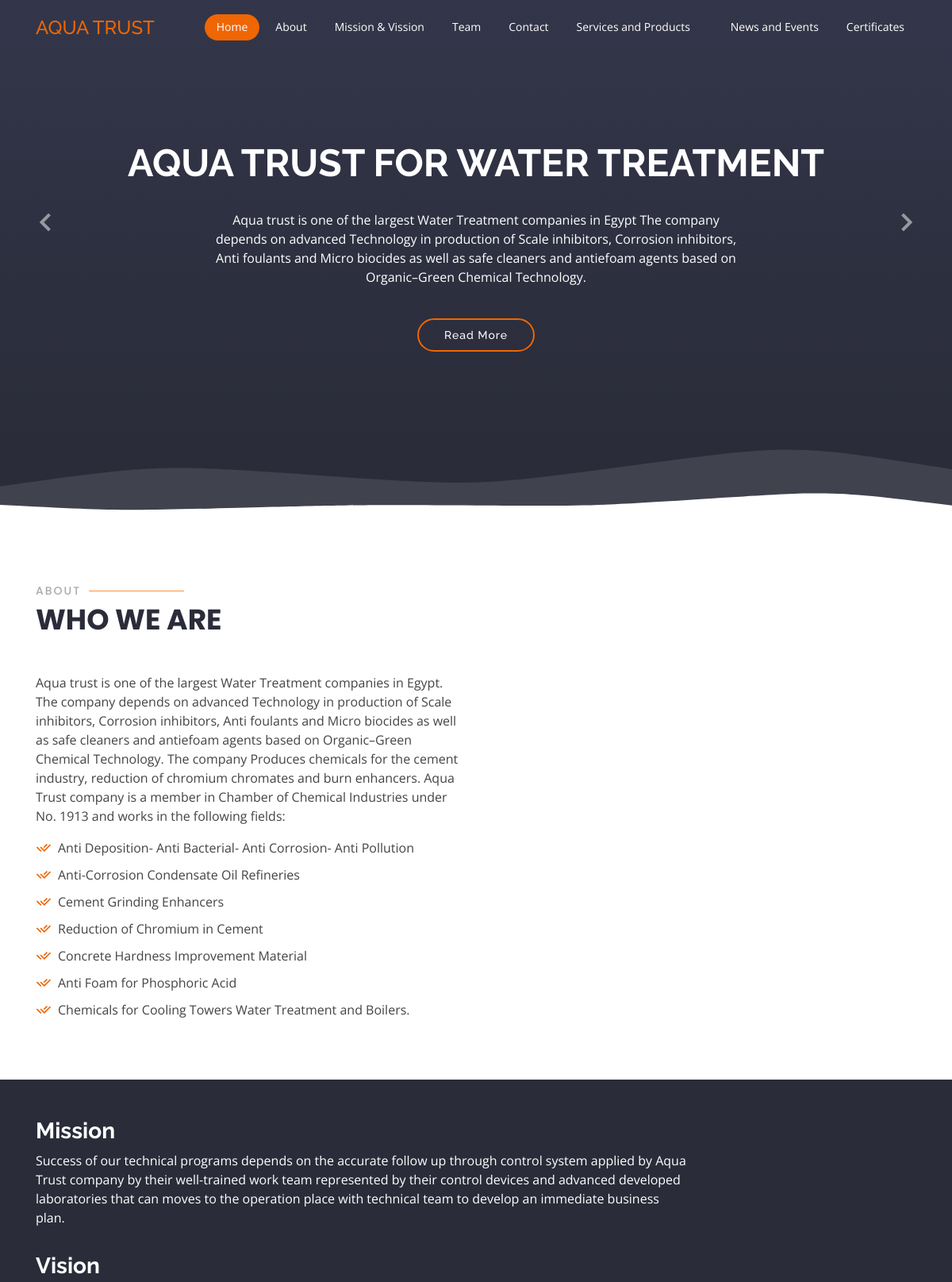
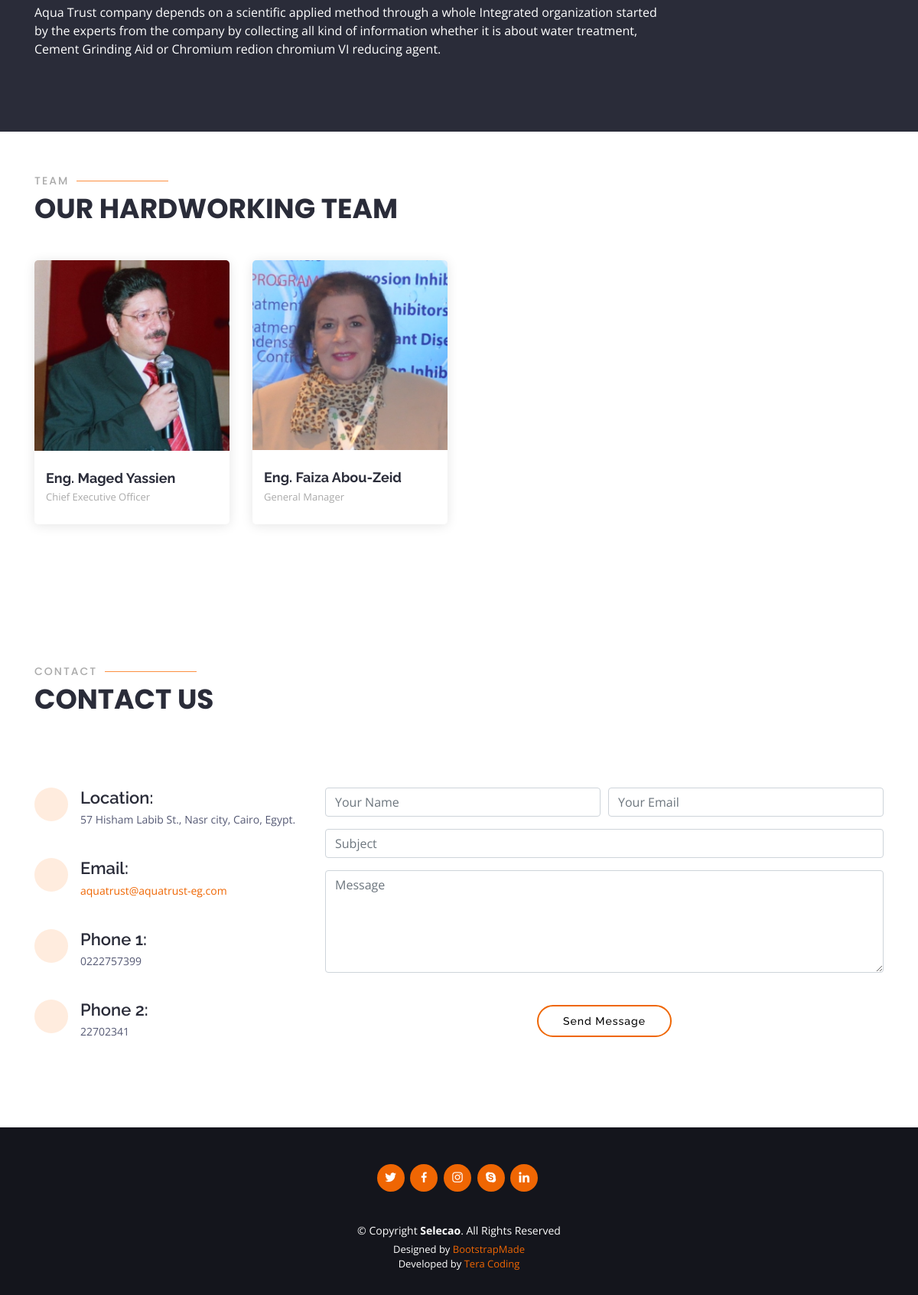
/View/Client/index.php, run on the app's committed database (2 pictures, top to bottom).
### tables this page shows
CREATE TABLE `HomePage` (
  `About` varchar(5000) NOT NULL,
  `Mission` varchar(5000) NOT NULL,
  `Vision` varchar(5000) NOT NULL,
  `ID` int(11) NOT NULL
);

CREATE TABLE `aboutusItems` (
  `ID` int(11) NOT NULL,
  `Title` varchar(5000) NOT NULL
);

### Shared/Database/DatabaseConnect.php (called while the page is built, shortened)
<?php
class DatabaseConnect{
    private $Host = "localhost";
    private $username = "root";
    private $password = "";
    private $Database = "aquatrust";
    private $Object = null;
    public function __construct()
    {
        $this->Object = new mysqli($this->Host , $this->username , $this->password , $this->Database);
    }
    public function execute($sql){
        return $this->Object->query($sql);
    }
}

### View/Client/index.php (the view, shortened to what this page needs)
<?php
  include_once("../../Shared/Database/DatabaseConnect.php");
  $sql = "SELECT * FROM `HomePage`";
  $Database = new DatabaseConnect();
  $Result = $Database->execute($sql);
  if ($Result->num_rows > 0){
      $row = mysqli_fetch_array($Result);
  }
  $sql = "SELECT * FROM `aboutusItems`";
  $Result2 = $Database->execute($sql);
?>
<!DOCTYPE html>
<html lang="en">
<head>
  <link href="assets/vendor/bootstrap/css/bootstrap.min.css" rel="stylesheet">
  <link href="assets/vendor/icofont/icofont.min.css" rel="stylesheet">
  <link href="assets/vendor/boxicons/css/boxicons.min.css" rel="stylesheet">
  <link href="assets/vendor/animate.css/animate.min.css" rel="stylesheet">
  <link href="assets/vendor/remixicon/remixicon.css" rel="stylesheet">
  <link href="assets/vendor/line-awesome/css/line-awesome.min.css" rel="stylesheet">
  <link href="assets/vendor/venobox/venobox.css" rel="stylesheet">
  <link href="assets/vendor/owl.carousel/assets/owl.carousel.min.css" rel="stylesheet">
  <link href="assets/vendor/aos/aos.css" rel="stylesheet">
  <link href="assets/css/style.css" rel="stylesheet">
</head>
<body>
  <header id="header" class="fixed-top d-flex align-items-center  header-transparent ">
    <div class="container d-flex align-items-center">
      <div class="logo mr-auto">
        <a href="index.php"><h4 class="pt-2">AQUA TRUST</h4></a>
      </div>
      <nav class="nav-menu d-none d-lg-block">
        <ul>
          <li class="active"><a href="index.php">Home</a></li>
          <li><a href="#about">About</a></li>
          <li><a href="#mission">Mission &amp; Vission</a></li>
          <li><a href="#team">Team</a></li>
          <li><a href="#contact">Contact</a></li>
          <li class="drop-down"><a href="">Services and Products</a>
          </li>
          <li><a href="News.php">News and Events</a></li>
          <li><a href="Certificates.php">Certificates</a></li>
        </ul>
      </nav>
    </div>
  </header>
  <section id="hero" class="d-flex justify-cntent-center align-items-center">
    <div id="heroCarousel" class="container carousel carousel-fade" data-ride="carousel">
      <div class="carousel-item active">
        <div class="carousel-container">
          <h2 class="animated fadeInDown">AQUA TRUST FOR WATER TREATMENT</span></h2>
          <p class="animated fadeInUp">Aqua trust is one of the largest Water Treatment companies in Egypt The company depends on advanced Technology in production of Scale inhibitors, Corrosion inhibitors, Anti foulants and Micro biocides as well as safe cleaners and antiefoam agents based on Organic–Green Chemical Technology. </p>
          <a href="#about" class="btn-get-started animated fadeInUp scrollto">Read More</a>
        </div>
      </div>
      <a class="carousel-control-prev" href="#heroCarousel" role="button" data-slide="prev">
        <span class="carousel-control-prev-icon bx bx-chevron-left" aria-hidden="true"></span>
      </a>
      <a class="carousel-control-next" href="#heroCarousel" role="button" data-slide="next">
        <span class="carousel-control-next-icon bx bx-chevron-right" aria-hidden="true"></span>
      </a>
    </div>
  </section>
  <div class="hero-waves">
    <svg width="100%" height="100%" version="1.1" xmlns="http://www.w3.org/2000/svg" class="wave">
      <defs></defs>
      <path id="wave1" d="" />
    </svg>
    <svg width="100%" height="100%" version="1.1" xmlns="http://www.w3.org/2000/svg" class="wave">
      <defs></defs>
      <path id="wave2" d="" />
    </svg>
  </div>
  <main id="main">
    <section id="about" class="about">
      <div class="container">
        <div class="section-title" data-aos="zoom-out">
          <h2>About</h2>
          <p>Who we are</p>
        </div>
        <div class="row content" data-aos="fade-up">
          <div class="col-lg-6">
            <p>
                <?php
                  echo $row['About'];
                ?>
            </p>
            <ul>
              <?php
                if ($Result2->num_rows > 0){
                  while ($row2= mysqli_fetch_array($Result2)) {
                    ?>
                    <li><i class="ri-check-double-line"></i><?php echo $row2['Title'] ?></li>
                    <?php
                  }
                }
              ?>
            </ul>
          </div>
        </div>
      </div>
    </section>
    <section id="mission" class="cta pt-5">
      <div class="container">
        <div class="row" data-aos="zoom-out">
          <div class="col-lg-9 text-center text-lg-left">
            <h3>Mission</h3>
            <p> <?php echo $row['Mission'] ?> </p>
          </div>
        </div>
        <div class="row mt-3" data-aos="zoom-out">
          <div class="col-lg-9 text-center text-lg-left">
            <h3>Vision</h3>
            <p> <?php echo $row['Vision'] ?> </p>
          </div>
        </div>
      </div>
    </section>
    <section id="team" class="team md-5">
      <div class="container">
        <div class="section-title" data-aos="zoom-out">
          <h2>Team</h2>
          <p>Our Hardworking Team</p>
        </div>
        <div class="row">
          <div class="col-lg-3 col-md-6 d-flex align-items-stretch">
            <div class="member" data-aos="fade-up">
              <div class="member-img">
                <img src="../../Images/Team/maged.JPG" class="img-fluid" alt="">
              </div>
              <div class="member-info">
                <h4>Eng. Maged Yassien</h4>
                <span>Chief Executive Officer</span>
              </div>
            </div>
          </div>
          <div class="col-lg-3 col-md-6 d-flex align-items-stretch">
            <div class="member" data-aos="fade-up" data-aos-delay="100">
              <div class="member-img">
                <img src="../../Images/Team/fayza.JPG" class="img-fluid" alt="">
              </div>
              <div class="member-info">
                <h4>Eng. Faiza Abou-Zeid</h4>
                <span>General Manager</span>
              </div>
            </div>
          </div>
        </div>
      </div>
    </section>
    <section id="contact" class="contact mt-5">
      <div class="container">
        <div class="section-title" data-aos="zoom-out">
          <h2>Contact</h2>
          <p>Contact Us</p>
        </div>
        <div class="row mt-5">
          <div class="col-lg-4" data-aos="fade-right">
            <div class="info">
              <div class="address">
                <i class="icofont-google-map"></i>
                <h4>Location:</h4>
                <p>57 Hisham Labib St., Nasr city, Cairo, Egypt.</p>
              </div>
              <div class="email">
                <i class="icofont-envelope"></i>
                <h4>Email:</h4>
                <p><a href="mailto:aquatrust@aquatrust-eg.com">aquatrust@aquatrust-eg.com</a></p>
              </div>
              <div class="phone">
                <i class="icofont-phone"></i>
                <h4>Phone 1:</h4>
                <p>0222757399</p>
              </div>
              <div class="phone">
                <i class="icofont-phone"></i>
                <h4>Phone 2:</h4>
                <p>22702341</p>
              </div>
            </div>
          </div>
          <div class="col-lg-8 mt-5 mt-lg-0" data-aos="fade-left">
            <form action="../../Controller/ContactController.php" method="post" role="form">
              <div class="form-row">
                <div class="col-md-6 form-group">
                  <input type="text" name="name" class="form-control editInput" id="name" placeholder="Your Name" data-rule="minlen:4" data-msg="Please enter at least 4 chars" />
                </div>
                <div class="col-md-6 form-group">
                  <input type="email" class="form-control" name="email" id="email" placeholder="Your Email" data-rule="email" data-msg="Please enter a valid email" />
                </div>
              </div>
              <div class="form-group">
                <input type="text" class="form-control" name="subject" id="subject" placeholder="Subject" data-rule="minlen:4" data-msg="Please enter at least 8 chars of subject" />
              </div>
              <div class="form-group">
                <textarea class="form-control" name="message" rows="5" data-rule="required" data-msg="Please write something for us" placeholder="Message"></textarea>
              </div>
              <div class="text-center pt-3"><button type="submit" name="ContactUS" class = "btn-submit">Send Message</button></div>
            </form>
          </div>
        </div>
      </div>
    </section>
  </main>
</body>
<footer id="footer" class="pt-5 mt-5 footer">
    <div class="container">
      <div class="social-links">
        <a href="#" class="twitter"><i class="bx bxl-twitter"></i></a>
        <a href="#" class="facebook"><i class="bx bxl-facebook"></i></a>
        <a href="#" class="instagram"><i class="bx bxl-instagram"></i></a>
        <a href="#" class="google-plus"><i class="bx bxl-skype"></i></a>
        <a href="#" class="linkedin"><i class="bx bxl-linkedin"></i></a>
      </div>
      <div class="copyright">
        &copy; Copyright <strong><span>Selecao</span></strong>. All Rights Reserved
      </div>
      <div class="credits">
        Designed by <a href="https://bootstrapmade.com/">BootstrapMade</a><br>
        Developed by <a href="https://tera-coding.com">Tera Coding</a>
      </div>
    </div>
  </footer>
</html>

### data on the page
homepage: About "Aqua trust is one of the largest Water Treatment companies in Egypt. The company depends on advanced Technology in production of Scale inhibitors, Corrosion inhibitors, Anti foulants and Micro biocides as well as safe cleaners and antiefoam agents based on Organic–Green Chemical Technology. The company Produces chemicals for the cement industry, reduction of chromium chromates and burn enhancers. Aqua Trust company is a member in Chamber of Chemical Industries under No. 1913 and works in the following fields:", Mission "Success of our technical programs depends on the accurate follow up through control system applied by Aqua Trust company by their well-trained work team represented by their control devices and advanced developed laboratories that can moves to the operation place with technical team to develop an immediate business plan.", Vision "Aqua Trust company depends on a scientific applied method through a whole Integrated organization started by the experts from the company by collecting all kind of information whether it is about water treatment, Cement Grinding Aid or Chromium redion chromium VI reducing agent."
aboutusitems: Title "Anti Deposition- Anti Bacterial- Anti Corrosion- Anti Pollution"
aboutusitems: Title "Anti-Corrosion Condensate Oil Refineries"
aboutusitems: Title "Cement Grinding Enhancers"
aboutusitems: Title "Reduction of Chromium in Cement"
aboutusitems: Title "Concrete Hardness Improvement Material"
aboutusitems: Title "Anti Foam for Phosphoric Acid"
aboutusitems: Title "Chemicals for Cooling Towers Water Treatment and Boilers."
